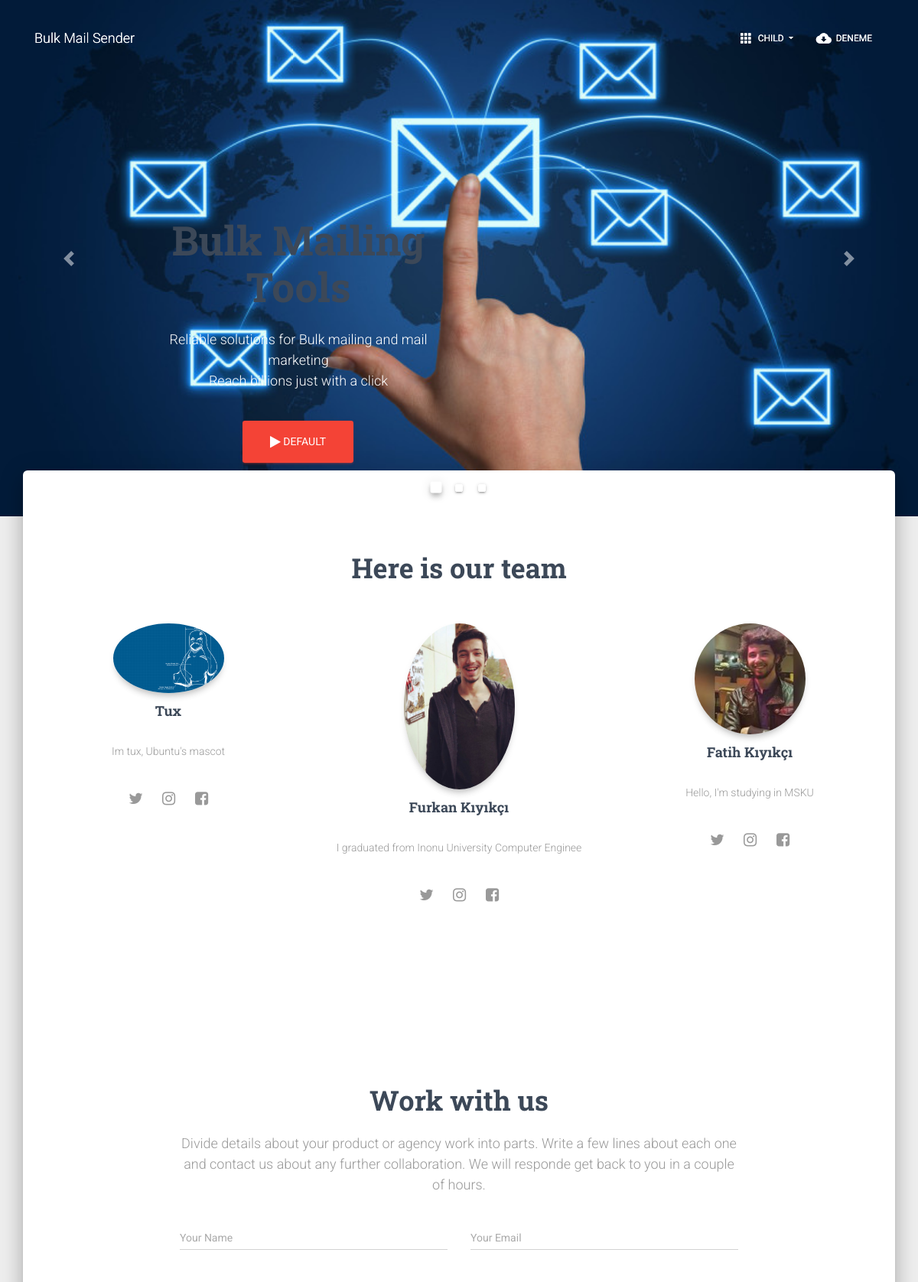
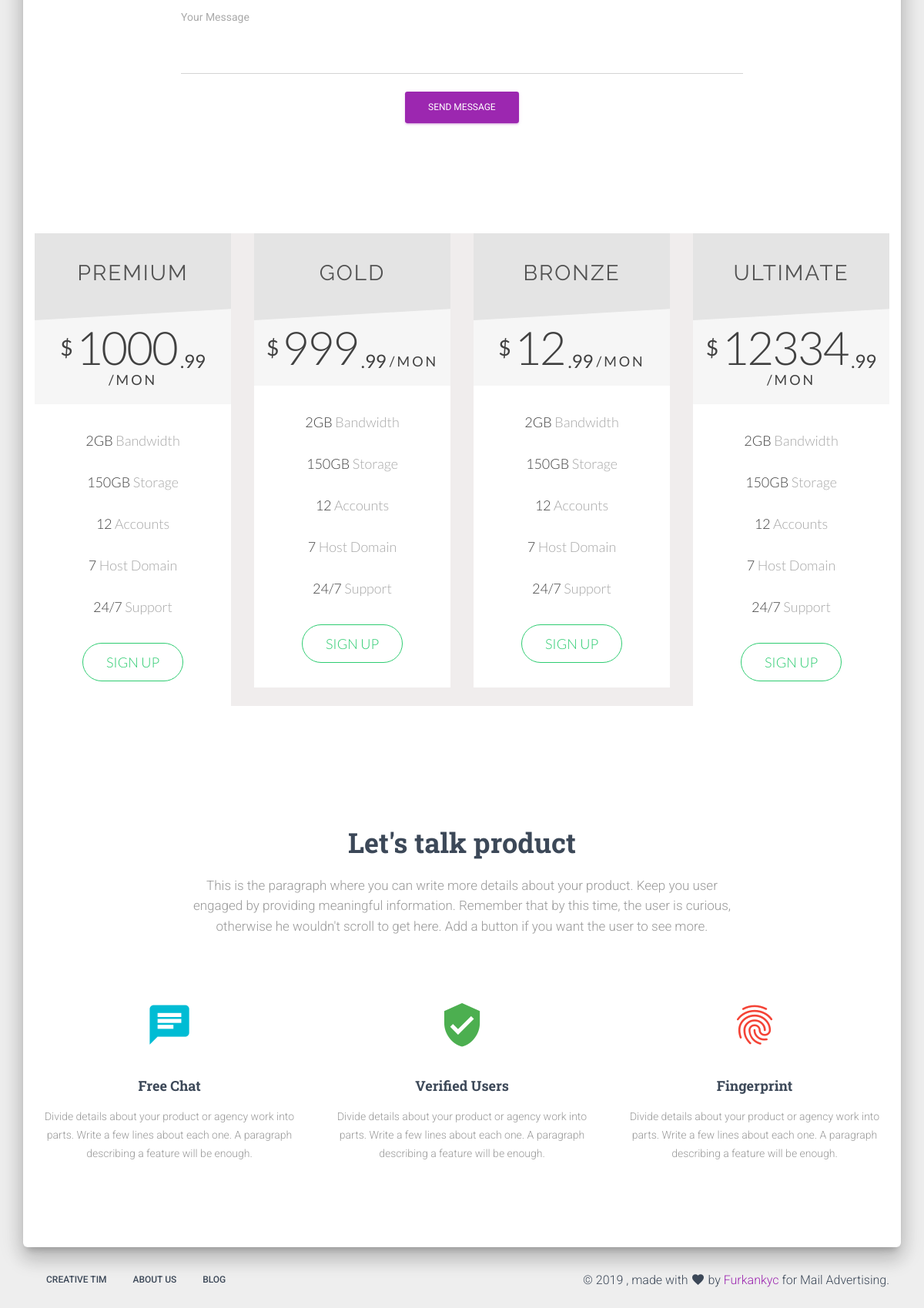
Screenshot of /page/dynamic with the database file from the repository (2 pictures, top to bottom).
### product/models.py (models this page shows, shortened)
class Page(models.Model):
    name = models.CharField(max_length=70, default='')
    seo = models.ForeignKey(Seo, on_delete=models.CASCADE, blank=True, null=True)
    title = models.CharField(max_length=70, default='')
    publisher = models.ForeignKey(Contact, on_delete=models.CASCADE, blank=True, null=True)
    template = models.CharField(max_length=20, choices=getTemplates(), default='default.html')
    navbar = models.ForeignKey(Navbar, on_delete=models.CASCADE, null=True)
    slider = models.ForeignKey(Slider, on_delete=models.CASCADE, null=True)
    footer = models.ForeignKey(Footer, on_delete=models.CASCADE, null=True)
    components = models.ManyToManyField(Components)
    @property
    def url(self):
        return "127.0.0.0.0:8000/page/{}".format(self.name)

class Navbar(models.Model):
    name = models.CharField(max_length=20)
    title = models.CharField(max_length=20, default='default')
    template = models.CharField(max_length=20, choices=getTemplates(), default='default.html')
    item = models.ManyToManyField(NavItem, null=True)
    dropdown = models.ManyToManyField(DropDown, null=True)

class DropDown(models.Model):
    name = models.CharField(max_length=15)
    url = models.CharField(max_length=20, default='/')
    items = models.ManyToManyField('self', blank=True)

class NavItem(models.Model):
    name = models.CharField(max_length=15)
    url = models.CharField(max_length=20, default='/')
    desc = models.CharField(max_length=20)

class Slider(models.Model):
    name = models.CharField(max_length=15)
    template = models.CharField(max_length=20, choices=getTemplates(), default='default.html')
    images = models.ManyToManyField(Image)
    mainImage = models.ForeignKey(Image, on_delete=models.CASCADE, null=True, related_name='img')
    item = models.ManyToManyField(SliderItem)

class Image(models.Model):
    name = models.CharField(max_length=50)
    description = models.CharField(max_length=50)
    image = models.ImageField()
    @property
    def url(self):
        return self.image.url

class SliderItem(models.Model):
    title = models.CharField(max_length=50)
    url = models.CharField(max_length=200, default='/')
    short_desc = models.CharField(max_length=50)
    button_text = models.CharField(max_length=50, default='default')
    desc = models.TextField()

class Components(models.Model):
    template = models.CharField(max_length=20, choices=getTemplates(), default='default.html')
    name = models.CharField(max_length=15)
    model = models.CharField(max_length=20, null=True)
    class Meta:
        abstract = False  # <--- denotes our model as abstract

class Contact(models.Model):
    name = models.CharField(max_length=15)
    skype = models.CharField(max_length=15)
    facebook = models.CharField(max_length=15)
    instagram = models.CharField(max_length=15)
    website = models.CharField(max_length=15)
    about = models.CharField(max_length=500)
    picture = models.ImageField()
    @property
    def instagramURL(self):
        return "http://www.instagram.com/{}".format(self.instagram)

class PricingPlan(models.Model):
    type = models.CharField(max_length=15)
    price = models.IntegerField()
    time = models.CharField(max_length=15)
    COLORS = (
        ('green', 'Green'),
        ('red', 'Red'),
        ('yel', 'Yellow'),
        ('blue', 'Blue'),
        ('white', 'White')
    )
    color = models.CharField(max_length=10, choices=COLORS, default='white')

class Link(models.Model):
    name = models.CharField(max_length=20)
    text = models.CharField(max_length=50)
    url = models.URLField()

### product/views.py (the view)
# urls.py: path('page/<str:page_name>', views.dynamic, name='dynamic'),
def dynamic(request, page_name):
    page = Page.objects.get(name=page_name)
    context = {'page': page
               }
    for comp in page.components.all():
        try:
            my_model = apps.get_model(app_label='product', model_name=str(comp.model))
            context.update({str(comp.model).lower(): my_model.objects.all()})
        except:
            continue
    return render(request, page.template, context)

### templates/dynamic.html
{% extends 'base.html' %}
{% block head %}
    {% include page.navbar.template %}
    {% include page.navbar.template %}
    {% include page.slider.template %}
{% endblock %}
{% block content %}
    {% for components in page.components.all %}
        {% include components.template %}
    {% endfor %}
{% endblock %}
{% block footer %}
    {% include page.footer.template %}
{% endblock %}

### templates/base.html (shortened to what this page needs)
<!DOCTYPE html>
<html lang="en">
{% load staticfiles %}
{% block header %}
    {% block css %}
        <link rel="stylesheet" href="https://maxcdn.bootstrapcdn.com/font-awesome/latest/css/font-awesome.min.css">
        <link href="{% static 'css/material-kit.css' %}" rel="stylesheet"/>
    {% endblock %}
{% endblock %}
<body class="landing-page sidebar-collapse">
{% block head %}
{% endblock %}
<div class="main main-raised">
    <div class="container">
        {% block content %}
        {% endblock %}
    </div>
</div>
</body>
{% block footer %}
{% endblock %}
</html>

### templates/navbar.html (shortened to what this page needs)
<nav class="navbar navbar-transparent navbar-color-on-scroll fixed-top navbar-expand-lg bg-primary"
     color-on-scroll="100"
     id="sectionsNav">
    <div class="container">
        <div class="navbar-translate">
            <a class="navbar-brand" href="https://demos.creative-tim.com/material-kit/index.html">
                {{ page.navbar.title }} </a>
        </div>
        <div class="collapse navbar-collapse">
            <ul class="navbar-nav ml-auto">
                {% include 'nav-dropdown.html' %}
                {% include 'nav-item.html' %}
            </ul>
        </div>
    </div>
</nav>

### templates/nav-dropdown.html (shortened to what this page needs)
{% for nDropDown in page.navbar.dropdown.all %}
    <li class="dropdown nav-item">
        <a href="#" class="dropdown-toggle nav-link" data-toggle="dropdown">
            <i class="material-icons">apps</i> {{ nDropDown.name }}
        </a>
    </li>
{% endfor %}

### templates/nav-item.html
{% for item in page.navbar.item.all %}
    <li class="nav-item">
        <a class="nav-link" rel="tooltip" title="" data-placement="bottom"
           href="{{ item.url }}" target="_blank"
           data-original-title="{{ item.desc }}">
            <i class="material-icons">cloud_download</i> {{ item.name }}
        </a>
    </li>
{% endfor %}

### templates/carousel.html (shortened to what this page needs)
{% load static %}
{% load tags %}
<div id="carouselExampleIndicators" class="carousel slide" data-ride="carousel">
    <ol class="carousel-indicators">
        <li data-target="#carouselExampleIndicators" data-slide-to="0" class="active"></li>
        {% mkrange 1 3 1 as carousel_range %}
        {% for index in carousel_range %}
            <li data-target="#carouselExampleIndicators" data-slide-to="{{ index }}"></li>
        {% endfor %}
    </ol>
    <div class="carousel-inner">
        <div class="carousel-item active">
            <img class="d-block w-100" src="{{ page.slider.mainImage.url }}" alt="{{ mainImage.description }}">
        </div>
    </div>
    <div class="container">
        <div class="row">
            <div class="carousel-caption text-white ">
                {% include 'slider-item.html' %}
            </div>
        </div>
    </div>
    <a class="carousel-control-prev" href="#carouselExampleIndicators" role="button" data-slide="prev">
        <span class="carousel-control-prev-icon" aria-hidden="true"></span>
    </a>
    <a class="carousel-control-next" href="#carouselExampleIndicators" role="button" data-slide="next">
        <span class="carousel-control-next-icon" aria-hidden="true"></span>
    </a>
</div>

### templates/slider-item.html
{% for item in page.slider.item.all %}
    <div class="col-md-6">
        <h1 class="title">{{ item.title }}</h1>
        <h4>{{ item.desc }}<br>{{ item.short_desc }}</h4>
        <br>
        <a href="{{ item.url }}" target="_blank"
           class="btn btn-danger btn-raised btn-lg">
            <i class="fa fa-play"></i> {{ item.button_text }}
        </a>
    </div>
{% endfor %}

### templates/contact.html (shortened to what this page needs)
{% load static %}
<div class="section text-center">
    <h2 class="title">Here is our team</h2>
    <div class="team">
        <div class="row">
            {% for c in contact %}
                <div class="col-md-4">
                    <div class="team-player">
                        <div class="card card-plain">
                            <div class="col-md-6 ml-auto mr-auto">
                                <img src="{{ c.picture.url }}" alt="Thumbnail Image"
                                     class="img-raised rounded-circle img-fluid">
                            </div>
                            <h4 class="card-title">{{ c.name }}
                                <br>
                            </h4>
                            <div class="card-body">
                                <p class="card-description">{{ c.about }}</p>
                            </div>
                            <div class="card-footer justify-content-center">
                                <a href="{{ c.twitter }}" class="btn btn-link btn-just-icon"><i
                                        class="fa fa-twitter"></i></a>
                                <a href="{{ c.instagramURL }}" class="btn btn-link btn-just-icon"><i
                                        class="fa fa-instagram"></i></a>
                                <a href="{{ c.website }}" class="btn btn-link btn-just-icon"><i
                                        class="fa fa-facebook-square"></i></a>
                            </div>
                        </div>
                    </div>
                </div>
            {% endfor %}
        </div>
    </div>
</div>

### templates/work.html
<div class="section section-contacts">
    <div class="row">
        <div class="col-md-8 ml-auto mr-auto">
            <h2 class="text-center title">Work with us</h2>
            <h4 class="text-center description">Divide details about your product or agency work into parts. Write a few
                lines about each one and contact us about any further collaboration. We will responde get back to you in
                a couple of hours.</h4>
            <form class="contact-form">
                <div class="row">
                    <div class="col-md-6">
                        <div class="form-group">
                            <label class="bmd-label-floating">Your Name</label>
                            <input type="email" class="form-control">
                        </div>
                    </div>
                    <div class="col-md-6">
                        <div class="form-group">
                            <label class="bmd-label-floating">Your Email</label>
                            <input type="email" class="form-control">
                        </div>
                    </div>
                </div>
                <div class="form-group">
                    <label for="exampleMessage" class="bmd-label-floating">Your Message</label>
                    <textarea type="email" class="form-control" rows="4" id="exampleMessage"></textarea>
                </div>
                <div class="row">
                    <div class="col-md-4 ml-auto mr-auto text-center">
                        <button class="btn btn-primary btn-raised">
                            Send Message
                        </button>
                    </div>
                </div>
            </form>
        </div>
    </div>
</div>

### templates/pricing.html (shortened to what this page needs)
{% load staticfiles %}
<div id="generic_price_table">
    <div class="row">
        {% for price in pricingplan %}
            <div class="col-md-3">
                <div class="generic_content clearfix">
                    <div class="generic_head_price clearfix">
                        <div class="generic_head_content clearfix">
                            <div class="head_bg"></div>
                            <div class="head">
                                <span>{{ price.type }}</span>
                            </div>
                        </div>
                        <div class="generic_price_tag clearfix">
                                <span class="price">
                                    <span class="sign">$</span>
                                    <span class="currency">{{ price.price }}</span>
                                    <span class="cent">.99</span>
                                    <span class="month">/MON</span>
                                </span>
                        </div>
                    </div>
                    <div class="generic_feature_list">
                        <ul>
                            <li><span>2GB</span> Bandwidth</li>
                            <li><span>150GB</span> Storage</li>
                            <li><span>12</span> Accounts</li>
                            <li><span>7</span> Host Domain</li>
                            <li><span>24/7</span> Support</li>
                        </ul>
                    </div>
                    <div class="generic_price_btn clearfix">
                        <a class="" href="">Sign up</a>
                    </div>
                </div>
            </div>
        {% endfor %}
    </div>
</div>

### templates/content.html
<div class="section text-center">
    <div class="row">
        <div class="col-md-8 ml-auto mr-auto">
            <h2 class="title">Let&apos;s talk product</h2>
            <h5 class="description">This is the paragraph where you can write more details about your product. Keep you
                user engaged by providing meaningful information. Remember that by this time, the user is curious,
                otherwise he wouldn&apos;t scroll to get here. Add a button if you want the user to see more.</h5>
        </div>
    </div>
    <div class="features">
        <div class="row">
            <div class="col-md-4">
                <div class="info">
                    <div class="icon icon-info">
                        <i class="material-icons">chat</i>
                    </div>
                    <h4 class="info-title">Free Chat</h4>
                    <p>Divide details about your product or agency work into parts. Write a few lines about each one. A
                        paragraph describing a feature will be enough.</p>
                </div>
            </div>
            <div class="col-md-4">
                <div class="info">
                    <div class="icon icon-success">
                        <i class="material-icons">verified_user</i>
                    </div>
                    <h4 class="info-title">Verified Users</h4>
                    <p>Divide details about your product or agency work into parts. Write a few lines about each one. A
                        paragraph describing a feature will be enough.</p>
                </div>
            </div>
            <div class="col-md-4">
                <div class="info">
                    <div class="icon icon-danger">
                        <i class="material-icons">fingerprint</i>
                    </div>
                    <h4 class="info-title">Fingerprint</h4>
                    <p>Divide details about your product or agency work into parts. Write a few lines about each one. A
                        paragraph describing a feature will be enough.</p>
                </div>
            </div>
        </div>
    </div>
</div>

### templates/footer.html (shortened to what this page needs)
<footer class="footer footer-default">
    <div class="container">
        <nav class="float-left">
            <ul>
                {% include "link.html" %}
            </ul>
        </nav>
        <div class="copyright float-right">
            &copy;
            , made with <i class="material-icons">favorite</i> by
            <a href="http://www.furkankykc.me" target="_blank">Furkankyc</a> for Mail Advertising.
        </div>
    </div>
</footer>

### templates/link.html
{% for link in page.footer.links.all %}
    <li>
        <a href="{{ link.url }}">
            {{ link.text }}
        </a>
    </li>
{% endfor %}

### rows the page displays
Page: navbar "Bulk Mail Sender Bulk Mail Sender", slider.mainImage (picture)
DropDown: name "CHILD"
NavItem: name "DENEME"
SliderItem: title "Bulk Mailing Tools", desc "Reliable solutions for Bulk mailing and mail marketing", short_desc "Reach billions just with a click", button_text "DEFAULT"
Contact: picture (picture), name "Tux", about "Im tux, Ubuntu's mascot"
Contact: picture (picture), name "Furkan Kıyıkçı", about "I graduated from Inonu University Computer Enginee"
Contact: picture (picture), name "Fatih Kıyıkçı", about "Hello, I'm studying in MSKU"
PricingPlan: type "PREMIUM", price "1000"
PricingPlan: type "GOLD", price "999"
PricingPlan: type "BRONZE", price "12"
PricingPlan: type "ULTIMATE", price "12334"
Link: text "CREATIVE TIM"
Link: text "ABOUT US"
Link: text "BLOG"
